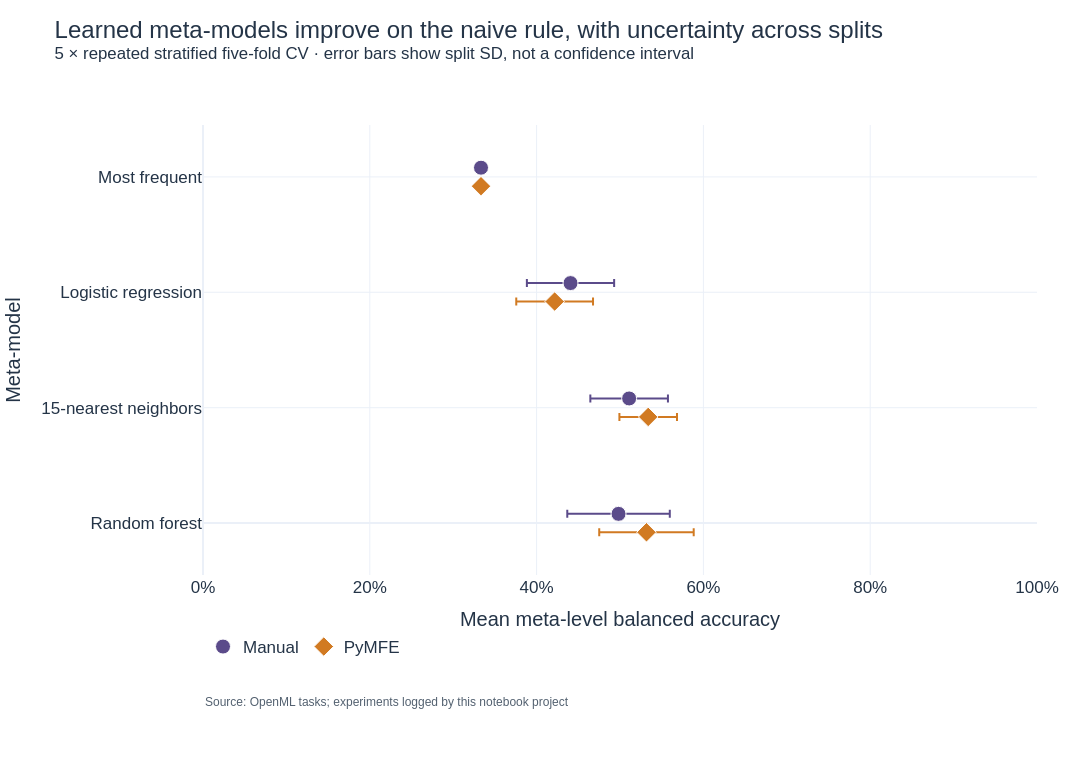

Notebook code for this chart:
### Markdown cell above
The PyMFE projection retains **36.3%** of variance in its first two
components. The left panel shows points inside the usual 1.5-IQR fences on both axes, making
the dense center readable; the right panel proves that all 300 datasets remain in the analysis.
It is not a second fit or a deletion rule. The remaining extremes are genuine high-kurtosis profiles,
concentrated in related sparse medical datasets, rather than floating-point artifacts. Their
presence is reported instead of being silently winsorized.

As with the manual representation, the winner classes overlap. PyMFE's `f1`, `f2`, and `n2`
emphasize class-boundary complexity, whereas the manual representation also includes duplicate
structure, outlier prevalence, and a direct Fisher-ratio aggregate.

### Code cell
pymfe_results = meta_results[meta_results['Feature source'].eq('PyMFE')].copy()
show_table(
    pymfe_results[[
        'Meta-model', 'Splits', 'balanced_accuracy_mean', 'balanced_accuracy_sd',
        'macro_f1_mean', 'accuracy_mean'
    ]],
    'Repeated five-fold validation on PyMFE meta-features',
)

fig = go.Figure()
model_order = ['Most frequent', 'Logistic regression', '15-nearest neighbors', 'Random forest']
model_position = {model: 3 - index for index, model in enumerate(model_order)}
for source in ['Manual', 'PyMFE']:
    subset = meta_results[meta_results['Feature source'].eq(source)]
    offset = 0.08 if source == 'Manual' else -0.08
    fig.add_trace(go.Scatter(
        x=subset['balanced_accuracy_mean'],
        y=subset['Meta-model'].map(model_position) + offset,
        error_x=dict(type='data', array=subset['balanced_accuracy_sd'], visible=True),
        mode='markers', name=source,
        marker=dict(color=SOURCE_COLORS[source], size=15,
                    symbol='circle' if source == 'Manual' else 'diamond',
                    line=dict(color='white', width=1)),
        customdata=subset[['macro_f1_mean', 'accuracy_mean']],
        text=subset['Meta-model'],
        hovertemplate='%{text}<br>Balanced accuracy=%{x:.3f}<br>'
                      'Macro F1=%{customdata[0]:.3f}<br>'
                      'Accuracy=%{customdata[1]:.3f}<extra></extra>',
    ))
fig.update_xaxes(title='Mean meta-level balanced accuracy', range=[0, 1], tickformat='.0%')
fig.update_yaxes(
    title='Meta-model', tickmode='array',
    tickvals=[model_position[model] for model in model_order],
    ticktext=model_order,
    range=[-0.45, 3.45],
)
fig.update_layout(
    title='Learned meta-models improve on the naive rule, with uncertainty across splits<br>'
          '<sup>5 × repeated stratified five-fold CV · error bars show split SD, not a confidence interval</sup>',
    legend_title_text='Meta-feature source',
)
_ = show_and_save(fig, '04_meta_model_comparison')

### Figure 1 — Plotly figure (JSON) as saved in the notebook; plotly's stock layout.template omitted (floating-point values rounded to 4 significant figures)
{"data": [{"customdata": [[0.174, 0.3533], [0.4348, 0.4433], [0.5084, 0.5133], [0.4966, 0.4993]], "error_x": {"array": [5.666e-17, 0.05232, 0.04652, 0.06146], "type": "data", "visible": true}, "hovertemplate": "%{text}<br>Balanced accuracy=%{x:.3f}<br>Macro F1=%{customdata[0]:.3f}<br>Accuracy=%{customdata[1]:.3f}<extra></extra>", "marker": {"color": "#5B4B8A", "line": {"color": "white", "width": 1}, "size": 15, "symbol": "circle"}, "mode": "markers", "name": "Manual", "text": ["Most frequent", "Logistic regression", "15-nearest neighbors", "Random forest"], "type": "scatter", "x": [0.3333, 0.4407, 0.511, 0.4982], "y": [3.08, 2.08, 1.08, 0.08]}, {"customdata": [[0.174, 0.3533], [0.4182, 0.4247], [0.5298, 0.536], [0.5308, 0.5327]], "error_x": {"array": [5.666e-17, 0.04603, 0.03452, 0.05664], "type": "data", "visible": true}, "hovertemplate": "%{text}<br>Balanced accuracy=%{x:.3f}<br>Macro F1=%{customdata[0]:.3f}<br>Accuracy=%{customdata[1]:.3f}<extra></extra>", "marker": {"color": "#D17A22", "line": {"color": "white", "width": 1}, "size": 15, "symbol": "diamond"}, "mode": "markers", "name": "PyMFE", "text": ["Most frequent", "Logistic regression", "15-nearest neighbors", "Random forest"], "type": "scatter", "x": [0.3333, 0.4216, 0.5338, 0.5317], "y": [2.92, 1.92, 0.92, -0.08]}], "layout": {"annotations": [{"font": {"color": "#536170", "size": 12}, "showarrow": false, "text": "Source: OpenML tasks; experiments logged by this notebook project", "x": 0, "xanchor": "left", "xref": "paper", "y": 0, "yanchor": "top", "yref": "paper", "yshift": -118}], "font": {"color": "#243447", "family": "Arial", "size": 17}, "height": 760, "legend": {"orientation": "h", "title": {"text": ""}, "x": 0, "xanchor": "left", "y": -0.12, "yanchor": "top"}, "margin": {"b": 185, "l": 90, "r": 55, "t": 125}, "title": {"text": "Learned meta-models improve on the naive rule, with uncertainty across splits<br><sup>5 × repeated stratified five-fold CV · error bars show split SD, not a confidence interval</sup>", "y": 0.95, "yanchor": "top"}, "width": 1400, "xaxis": {"automargin": true, "range": [0, 1], "tickformat": ".0%", "title": {"text": "Mean meta-level balanced accuracy"}}, "yaxis": {"automargin": true, "range": [-0.45, 3.45], "tickmode": "array", "ticktext": ["Most frequent", "Logistic regression", "15-nearest neighbors", "Random forest"], "tickvals": [3, 2, 1, 0], "title": {"text": "Meta-model"}}}}
